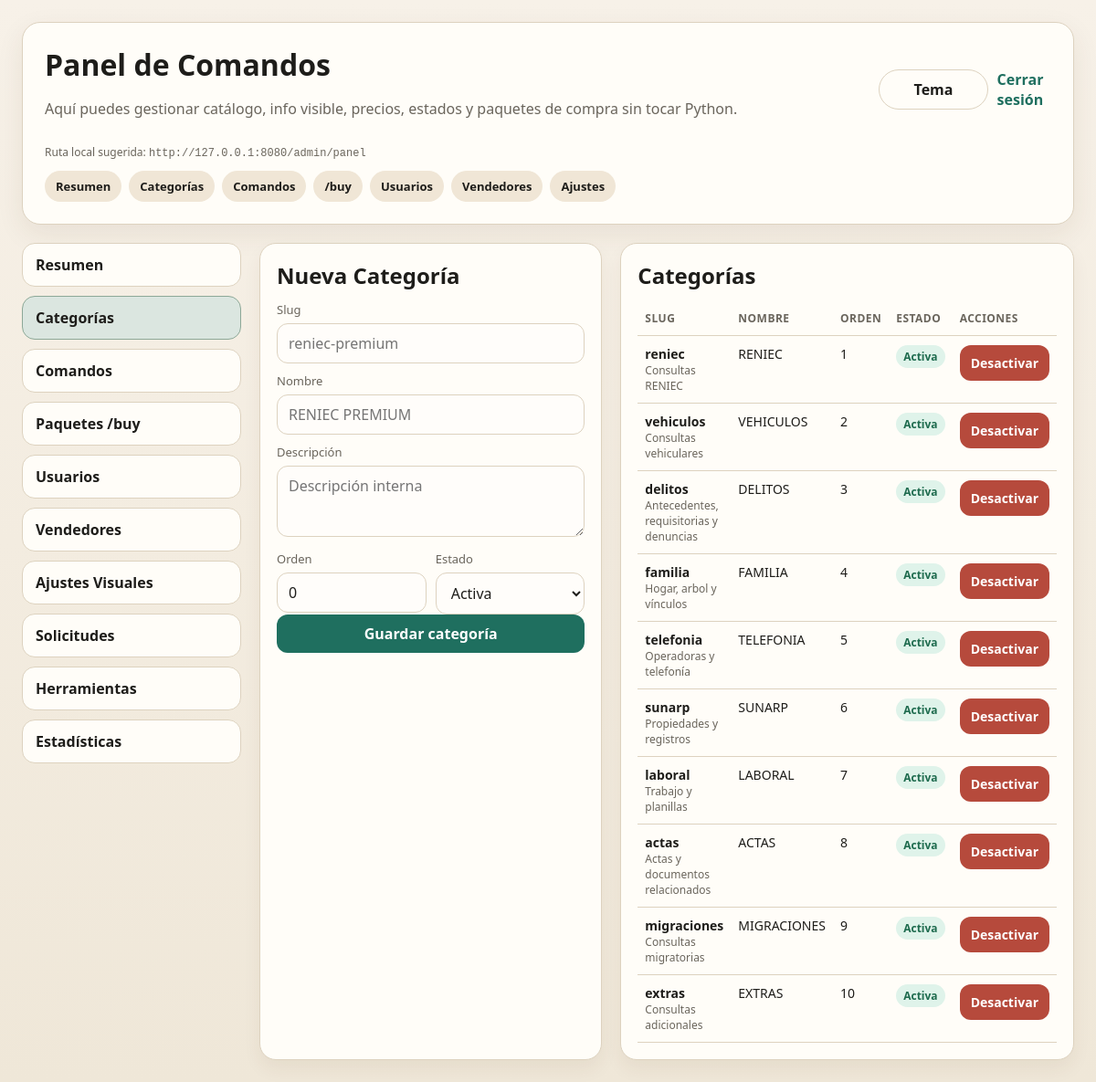
Page /admin/panel?section=categorias (signed in) on the committed database.
### tables this page shows
CREATE TABLE command_categories (
            id INTEGER PRIMARY KEY AUTOINCREMENT,
            slug TEXT NOT NULL UNIQUE,
            name TEXT NOT NULL,
            description TEXT DEFAULT '',
            sort_order INTEGER DEFAULT 0,
            is_active INTEGER DEFAULT 1
        );

### app.py (the view)
@app.route("/admin/panel", methods=["GET"])
def admin_panel():
    gate = require_panel_login()
    if gate:
        return gate
    flash = request.args.get("flash", "")
    active_section = (request.args.get("section") or "resumen").strip().lower()
    if active_section not in {"resumen", "categorias", "comandos", "buy", "usuarios", "vendedores", "ajustes", "solicitudes", "herramientas", "estadisticas"}:
        active_section = "resumen"
    categories = get_catalog_categories()
    commands = get_catalog_commands()
    settings = get_panel_settings()
    buy_packages = get_buy_packages()
    user_q = request.args.get("uq", "")
    user_status = (request.args.get("ustatus") or "").upper()
    user_plan = (request.args.get("uplan") or "").upper()
    admin_users = get_admin_users(q=user_q, status=user_status, plan=user_plan, limit=250)
    vendor_q = request.args.get("vq", "")
    selected_vendor = (request.args.get("vendor") or "").strip()
    vendor_summary = get_vendor_sales_summary(q=vendor_q, limit=250)
    if not selected_vendor and vendor_summary:
        selected_vendor = vendor_summary[0]["vendedor"]
    vendor_detail = get_vendor_sales_detail(selected_vendor, limit=120) if selected_vendor else []
    vendor_total_sales = sum(int(item.get("total_ventas") or 0) for item in vendor_summary)
    all_requests = get_request_items(limit=300)
    request_q = request.args.get("rq", "")
    request_status = request.args.get("rstatus", "")
    request_command = request.args.get("rcommand", "")
    filtered_requests = filter_request_items(all_requests, q=request_q, status=request_status, command=request_command)
    pending_requests = [r for r in all_requests if (r.get("status") or "") == "pending"]
    recent_requests = [r for r in all_requests if (r.get("status") or "") != "pending"]
    filtered_pending_requests = [r for r in filtered_requests if (r.get("status") or "") == "pending"]
    filtered_recent_requests = [r for r in filtered_requests if (r.get("status") or "") != "pending"]
    request_counts = {
        "pending": len([r for r in all_requests if (r.get("status") or "") == "pending"]),
        "resolved": len([r for r in all_requests if (r.get("status") or "") == "resolved"]),
        "cancelled": len([r for r in all_requests if (r.get("status") or "") == "cancelled"]),
        "failed": len([r for r in all_requests if (r.get("status") or "") == "failed"]),
    }
    request_command_options = sorted({(r.get("command") or "").strip().lower() for r in all_requests if r.get("command")})
    q = request.args.get("q", "")
    category_filter = request.args.get("category", "")
    status_filter = request.args.get("status", "")
    filtered_commands = filter_catalog_commands(commands, q=q, category=category_filter, status=status_filter)
    try:
        cmd_page = int(request.args.get("page") or 1)
    except Exception:
        cmd_page = 1
    paged_commands, cmd_page, cmd_total_pages, cmd_total = paginate_items(filtered_commands, cmd_page, per_page=10)
    return render_template(
        "admin_panel.html",
        categories=categories,
        commands=commands,
        filtered_commands=paged_commands,
        buy_packages=buy_packages,
        admin_users=admin_users,
        vendor_summary=vendor_summary,
        vendor_detail=vendor_detail,
        vendor_total_sales=vendor_total_sales,
        vendor_q=vendor_q,
        selected_vendor=selected_vendor,
        settings=settings,
        previews=build_panel_previews(settings, buy_packages, commands),
        dashboard=get_dashboard_snapshot(),
        pending_requests=pending_requests,
        recent_requests=recent_requests,
        filtered_pending_requests=filtered_pending_requests,
        filtered_recent_requests=filtered_recent_requests,
        request_counts=request_counts,
        request_command_options=request_command_options,
        request_q=request_q,
        request_status=request_status,
        request_command=request_command,
        request_templates=get_request_templates(),
        user_q=user_q,
        user_status=user_status,
        user_plan=user_plan,
        q=q,
        category_filter=category_filter,
        status_filter=status_filter,
        cmd_page=cmd_page,
        cmd_total_pages=cmd_total_pages,
        cmd_total=cmd_total,
        active_section=active_section,
        flash=flash,
    )

### app.py (called while the page is built)
def _is_loopback_request() -> bool:
    remote = (request.remote_addr or "").strip()
    return remote in {"127.0.0.1", "::1", "localhost"}

def _panel_request_allowed() -> bool:
    if PANEL_PUBLIC:
        return True
    return _is_loopback_request()

def get_conn(db_path=DB_PATH):
    return sqlite3.connect(db_path, check_same_thread=False)

def get_catalog_categories():
    conn = get_conn(DB_PATH)
    conn.row_factory = sqlite3.Row
    cur = conn.cursor()
    cur.execute(
        """
        SELECT id, slug, name, description, sort_order, is_active
        FROM command_categories
        ORDER BY sort_order ASC, name ASC
        """
    )
    rows = [dict(row) for row in cur.fetchall()]
    conn.close()
    return rows

def get_catalog_commands():
    conn = get_conn(DB_PATH)
    conn.row_factory = sqlite3.Row
    cur = conn.cursor()
    cur.execute(
        """
        SELECT c.slug, c.name, c.description, c.cost, c.is_active, c.sort_order, c.usage_hint,
               cat.id AS category_id, cat.slug AS category_slug, cat.name AS category_name
        FROM command_catalog c
        LEFT JOIN command_categories cat ON cat.id = c.category_id
        ORDER BY COALESCE(cat.sort_order, 9999), COALESCE(cat.name, 'ZZZ'), c.sort_order ASC, c.name ASC
        """
    )
    rows = [dict(row) for row in cur.fetchall()]
    conn.close()
    return rows

def get_buy_packages():
    conn = get_conn(DB_PATH)
    conn.row_factory = sqlite3.Row
    cur = conn.cursor()
    cur.execute(
        """
        SELECT id, kind, group_slug, badge, title, subtitle, line_text, sort_order, is_active
        FROM buy_packages
        ORDER BY kind ASC, sort_order ASC, id ASC
        """
    )
    rows = [dict(row) for row in cur.fetchall()]
    conn.close()
    return rows

def get_buy_packages_grouped(active_only: bool = True):
    rows = get_buy_packages()
    grouped = {"credits": [], "days": []}
    seen = {}
    for row in rows:
        if active_only and not row["is_active"]:
            continue
        key = (row["kind"], row["group_slug"])
        if key not in seen:
            entry = {
                "group_slug": row["group_slug"],
                "badge": row["badge"],
                "title": row["title"],
                "subtitle": row["subtitle"],
                "items": [],
            }
            seen[key] = entry
            grouped[row["kind"]].append(entry)
        seen[key]["items"].append(row["line_text"])
    return grouped

### templates/admin_panel.html (shortened to what this page needs)
<!doctype html>
<html lang="es">
<head>
</head>
<body>
  <div class="wrap">
    <div class="hero">
      <div class="toolbar">
        <div>
          <h1>Panel de Comandos</h1>
          <p class="muted">Aquí puedes gestionar catálogo, info visible, precios, estados y paquetes de compra sin tocar Python.</p>
        </div>
        <div class="toolbar-right">
          <button class="theme-toggle" type="button" onclick="toggleTheme()">Tema</button>
          <a href="{{ url_for('panel_logout') }}">Cerrar sesión</a>
        </div>
      </div>
      <p class="small">Ruta local sugerida: <code>http://127.0.0.1:8080/admin/panel</code></p>
      <div class="subnav">
        <a href="{{ url_for('admin_panel', section='resumen') }}">Resumen</a>
        <a href="{{ url_for('admin_panel', section='categorias') }}">Categorías</a>
        <a href="{{ url_for('admin_panel', section='comandos') }}">Comandos</a>
        <a href="{{ url_for('admin_panel', section='buy') }}">/buy</a>
        <a href="{{ url_for('admin_panel', section='usuarios') }}">Usuarios</a>
        <a href="{{ url_for('admin_panel', section='vendedores') }}">Vendedores</a>
        <a href="{{ url_for('admin_panel', section='ajustes') }}">Ajustes</a>
      </div>
    </div>
    <div class="layout">
      <div class="sidebar">
        <a class="side-link {% if active_section == 'resumen' %}active{% endif %}" href="{{ url_for('admin_panel', section='resumen') }}">Resumen</a>
        <a class="side-link {% if active_section == 'categorias' %}active{% endif %}" href="{{ url_for('admin_panel', section='categorias') }}">Categorías</a>
        <a class="side-link {% if active_section == 'comandos' %}active{% endif %}" href="{{ url_for('admin_panel', section='comandos') }}">Comandos</a>
        <a class="side-link {% if active_section == 'buy' %}active{% endif %}" href="{{ url_for('admin_panel', section='buy') }}">Paquetes /buy</a>
        <a class="side-link {% if active_section == 'usuarios' %}active{% endif %}" href="{{ url_for('admin_panel', section='usuarios') }}">Usuarios</a>
        <a class="side-link {% if active_section == 'vendedores' %}active{% endif %}" href="{{ url_for('admin_panel', section='vendedores') }}">Vendedores</a>
        <a class="side-link {% if active_section == 'ajustes' %}active{% endif %}" href="{{ url_for('admin_panel', section='ajustes') }}">Ajustes Visuales</a>
        <a class="side-link {% if active_section == 'solicitudes' %}active{% endif %}" href="{{ url_for('admin_panel', section='solicitudes') }}">Solicitudes</a>
        <a class="side-link {% if active_section == 'herramientas' %}active{% endif %}" href="{{ url_for('admin_panel', section='herramientas') }}">Herramientas</a>
        <a class="side-link {% if active_section == 'estadisticas' %}active{% endif %}" href="{{ url_for('admin_panel', section='estadisticas') }}">Estadísticas</a>
      </div>
      <div class="content">
      {% if active_section == 'categorias' or active_section == 'comandos' %}
      <div class="section-grid" {% if active_section in ['buy', 'ajustes'] %}style="grid-template-columns:1fr;"{% endif %}>
      <div class="stack" id="sec-categorias">
        {% if active_section == 'categorias' %}
        <div class="card">
          <h2>Nueva Categoría</h2>
          <form method="post" action="{{ url_for('admin_save_category') }}">
            <label>Slug</label>
            <input name="slug" placeholder="reniec-premium" required>
            <label>Nombre</label>
            <input name="name" placeholder="RENIEC PREMIUM" required>
            <label>Descripción</label>
            <textarea name="description" placeholder="Descripción interna"></textarea>
            <div class="inline">
              <div>
                <label>Orden</label>
                <input name="sort_order" type="number" value="0">
              </div>
              <div>
                <label>Estado</label>
                <select name="is_active">
                  <option value="1">Activa</option>
                </select>
              </div>
            </div>
            <button type="submit">Guardar categoría</button>
          </form>
        </div>
        {% endif %}
      </div>
      <div class="stack" id="sec-comandos">
        {% if active_section == 'categorias' %}
        <div class="card">
          <h2>Categorías</h2>
          <table>
            <thead><tr><th>Slug</th><th>Nombre</th><th>Orden</th><th>Estado</th><th>Acciones</th></tr></thead>
            <tbody>
              {% for cat in categories %}
              <tr>
                <td><strong>{{ cat.slug }}</strong><div class="small">{{ cat.description or '—' }}</div></td>
                <td>{{ cat.name }}</td>
                <td>{{ cat.sort_order }}</td>
                <td>{% if cat.is_active %}<span class="badge ok">Activa</span>{% else %}<span class="badge off">Inactiva</span>{% endif %}</td>
                <td>
                  <form method="post" action="{{ url_for('admin_save_category') }}">
                    <button type="submit" class="{{ 'danger' if cat.is_active else 'secondary' }}">{{ 'Desactivar' if cat.is_active else 'Activar' }}</button>
                  </form>
                </td>
              </tr>
              {% endfor %}
            </tbody>
          </table>
        </div>
        {% endif %}
      </div>
      </div>
      {% endif %}
      </div>
    </div>
  </div>
</body>
</html>

### templates/admin_panel.html (style rules this page uses)
:root { color-scheme: light; --bg:#f5f3ee; --bg-grad-1:#f7f1e8; --bg-grad-2:#efe7d8; --ink:#1e1d1a; --muted:#6a655c; --card:#fffdf8; --surface:#fff8ef; --surface-2:#f0e6d6; --line:#ddd2bf; --accent:#1f6f5f; --accent-2:#d99b38; --danger:#b64a3c; --accent-3:#325f9b; --preview-bg-1:#d9ecff; --preview-bg-2:#c8e2fb; --preview-line:#b8d2ea; --bubble-bg:#ffffff; --bubble-ink:#1b1f22; --flash-bg:#e7f4ed; --flash-line:#b9dec8; --input-bg:#fffdfa; --shadow-soft:0 10px 30px rgba(79,54,24,.08); --shadow-card:0 10px 20px rgba(79,54,24,.06); }
* { box-sizing:border-box; }
body { margin:0; font-family:Segoe UI, sans-serif; background:linear-gradient(180deg,var(--bg-grad-1) 0%,var(--bg-grad-2) 100%); color:var(--ink); transition:background .2s ease,color .2s ease; }
.wrap { max-width:1400px; margin:0 auto; padding:24px; }
h1,h2,h3 { margin:0 0 12px; }
.hero { background:var(--card); border:1px solid var(--line); border-radius:20px; padding:24px; margin-bottom:20px; box-shadow:var(--shadow-soft); }
.layout { display:grid; grid-template-columns:240px 1fr; gap:20px; align-items:start; }
.card { background:var(--card); border:1px solid var(--line); border-radius:18px; padding:18px; box-shadow:var(--shadow-card); }
label { display:block; font-size:13px; color:var(--muted); margin:10px 0 6px; }
input, select, textarea, button { width:100%; border-radius:12px; border:1px solid var(--line); padding:10px 12px; font:inherit; }
input, select, textarea { background:var(--input-bg); color:var(--ink); }
textarea { min-height:78px; resize:vertical; }
button { cursor:pointer; background:var(--accent); color:white; border:none; font-weight:600; }
button.danger { background:var(--danger); }
table { width:100%; border-collapse:collapse; font-size:14px; }
th, td { padding:10px 8px; border-bottom:1px solid var(--line); text-align:left; vertical-align:top; }
th { color:var(--muted); font-size:12px; text-transform:uppercase; letter-spacing:.04em; }
.badge { display:inline-block; padding:4px 8px; border-radius:999px; font-size:12px; font-weight:700; }
.ok { background:#dff3ea; color:#1e6b4e; }
.muted { color:var(--muted); }
.stack { display:grid; gap:10px; }
.inline { display:grid; grid-template-columns:1fr 1fr; gap:10px; }
.small { font-size:12px; color:var(--muted); }
.toolbar { display:flex; justify-content:space-between; gap:12px; align-items:center; }
.hero a { color:var(--accent); font-weight:700; text-decoration:none; }
.sidebar { position:sticky; top:16px; display:grid; gap:10px; }
.side-link { display:block; padding:12px 14px; border-radius:14px; background:var(--card); border:1px solid var(--line); color:var(--ink); text-decoration:none; font-weight:700; }
.content { display:grid; gap:20px; }
.section-grid { display:grid; grid-template-columns:1fr 1fr; gap:20px; }
.subnav { display:flex; gap:8px; flex-wrap:wrap; margin-top:12px; }
.subnav a { padding:8px 12px; border-radius:999px; background:var(--surface-2); color:var(--ink); text-decoration:none; font-size:13px; font-weight:700; }
.side-link.active { background:color-mix(in srgb, var(--accent) 16%, var(--card)); border-color:color-mix(in srgb, var(--accent) 42%, var(--line)); color:var(--ink); }
.theme-toggle { padding:10px 14px; border-radius:999px; border:1px solid var(--line); background:var(--card); color:var(--ink); cursor:pointer; font-weight:700; }
.toolbar-right { display:flex; gap:10px; align-items:center; }

### rows in the picture
command_categories: slug "reniec", description "Consultas RENIEC", name "RENIEC", sort_order "1", shows "Activa", is_active "Desactivar"
command_categories: slug "vehiculos", description "Consultas vehiculares", name "VEHICULOS", sort_order "2", shows "Activa", is_active "Desactivar"
command_categories: slug "delitos", description "Antecedentes, requisitorias y denuncias", name "DELITOS", sort_order "3", shows "Activa", is_active "Desactivar"
command_categories: slug "familia", description "Hogar, arbol y vínculos", name "FAMILIA", sort_order "4", shows "Activa", is_active "Desactivar"
command_categories: slug "telefonia", description "Operadoras y telefonía", name "TELEFONIA", sort_order "5", shows "Activa", is_active "Desactivar"
command_categories: slug "sunarp", description "Propiedades y registros", name "SUNARP", sort_order "6", shows "Activa", is_active "Desactivar"
command_categories: slug "laboral", description "Trabajo y planillas", name "LABORAL", sort_order "7", shows "Activa", is_active "Desactivar"
command_categories: slug "actas", description "Actas y documentos relacionados", name "ACTAS", sort_order "8", shows "Activa", is_active "Desactivar"
command_categories: slug "migraciones", description "Consultas migratorias", name "MIGRACIONES", sort_order "9", shows "Activa", is_active "Desactivar"
command_categories: slug "extras", description "Consultas adicionales", name "EXTRAS", sort_order "10", shows "Activa", is_active "Desactivar"
